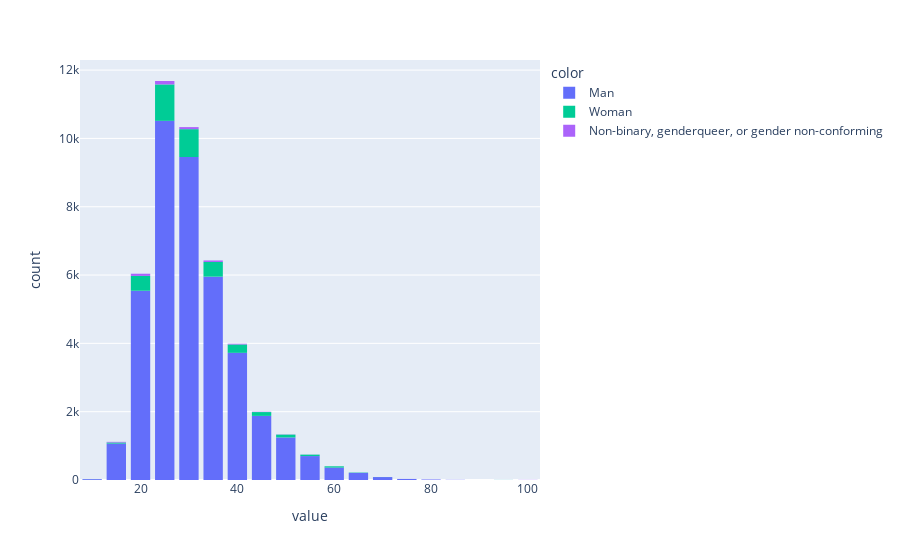

The notebook cell saved with this chart:
### Code cell
pl.histogram(data.Age, nbins=20, color=data.Gender).update_layout(bargap=0.2)

### Figure 1 — Plotly figure (JSON) as saved in the notebook; plotly's stock layout.template omitted (floating-point values rounded to 4 significant figures; data arrays with more than 128 entries replaced by an {"elided": "..."} marker saying what was removed)
{"data": [{"alignmentgroup": "True", "bingroup": "x", "hovertemplate": "color=Man<br>value=%{x}<br>count=%{y}<extra></extra>", "legendgroup": "Man", "marker": {"color": "#636efa", "pattern": {"shape": ""}}, "name": "Man", "nbinsx": 20, "offsetgroup": "Man", "orientation": "v", "showlegend": true, "type": "histogram", "x": {"elided": "45895 float values"}, "xaxis": "x", "yaxis": "y"}, {"alignmentgroup": "True", "bingroup": "x", "hovertemplate": "color=Woman<br>value=%{x}<br>count=%{y}<extra></extra>", "legendgroup": "Woman", "marker": {"color": "#00cc96", "pattern": {"shape": ""}}, "name": "Woman", "nbinsx": 20, "offsetgroup": "Woman", "orientation": "v", "showlegend": true, "type": "histogram", "x": {"elided": "3835 float values"}, "xaxis": "x", "yaxis": "y"}, {"alignmentgroup": "True", "bingroup": "x", "hovertemplate": "color=Non-binary, genderqueer, or gender non-conforming<br>value=%{x}<br>count=%{y}<extra></extra>", "legendgroup": "Non-binary, genderqueer, or gender non-conforming", "marker": {"color": "#ab63fa", "pattern": {"shape": ""}}, "name": "Non-binary, genderqueer, or gender non-conforming", "nbinsx": 20, "offsetgroup": "Non-binary, genderqueer, or gender non-conforming", "orientation": "v", "showlegend": true, "type": "histogram", "x": {"elided": "385 float values"}, "xaxis": "x", "yaxis": "y"}], "layout": {"bargap": 0.2, "barmode": "relative", "legend": {"title": {"text": "color"}, "tracegroupgap": 0}, "margin": {"t": 60}, "xaxis": {"anchor": "y", "domain": [0, 1], "title": {"text": "value"}}, "yaxis": {"anchor": "x", "domain": [0, 1], "title": {"text": "count"}}}}
